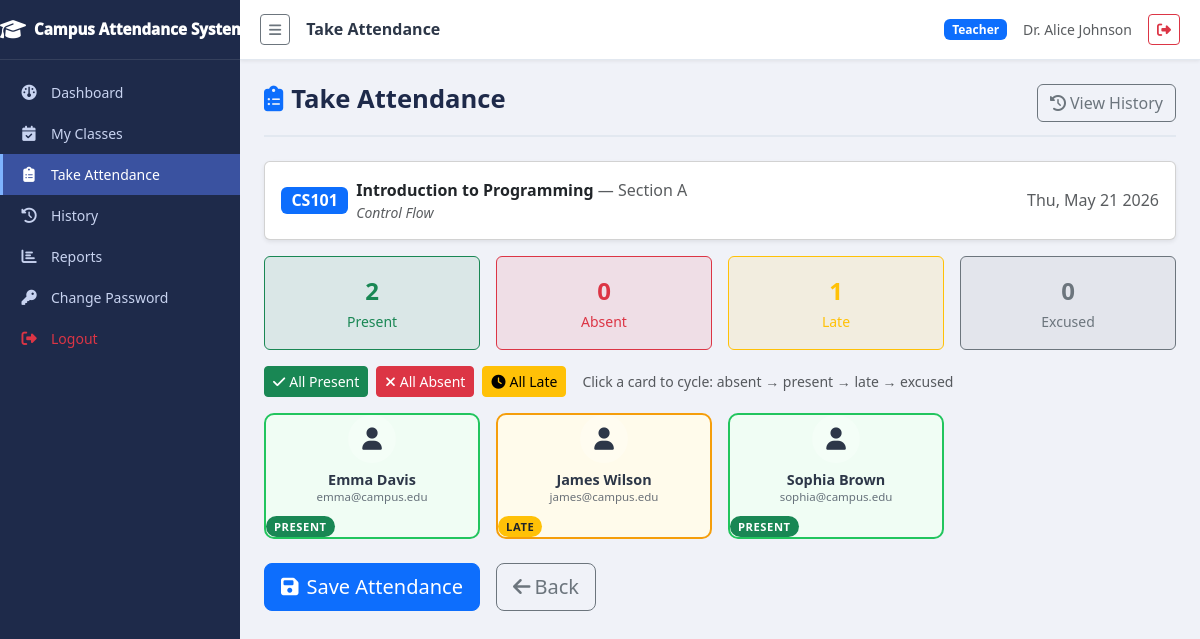
Screenshot of /teacher/take-attendance.php?session_id=2 (signed in) with the database file from the repository.
### tables this page shows
CREATE TABLE settings (
  setting_key   varchar(60) NOT NULL,
  setting_value text        DEFAULT NULL,
  PRIMARY KEY (setting_key)
);

CREATE TABLE sessions (
  id           int          NOT NULL AUTO_INCREMENT,
  class_id     int          NOT NULL,
  teacher_id   int          NOT NULL,
  session_date date         NOT NULL,
  topic        varchar(150) DEFAULT NULL,
  created_at   datetime     NOT NULL DEFAULT CURRENT_TIMESTAMP,
  PRIMARY KEY (id),
  KEY fk_session_class   (class_id),
  KEY fk_session_teacher (teacher_id),
  CONSTRAINT fk_session_class   FOREIGN KEY (class_id)   REFERENCES classes(id),
  CONSTRAINT fk_session_teacher FOREIGN KEY (teacher_id) REFERENCES users(id)
);

CREATE TABLE courses (
  id         int           NOT NULL AUTO_INCREMENT,
  code       varchar(20)   NOT NULL,
  name       varchar(100)  NOT NULL,
  dept_id    int           NOT NULL,
  credits    int           NOT NULL DEFAULT 3,
  created_at datetime      NOT NULL DEFAULT CURRENT_TIMESTAMP,
  PRIMARY KEY (id),
  UNIQUE KEY uq_course_code (code),
  KEY fk_course_dept (dept_id),
  CONSTRAINT fk_course_dept FOREIGN KEY (dept_id) REFERENCES departments(id)
);

CREATE TABLE classes (
  id            int           NOT NULL AUTO_INCREMENT,
  course_id     int           NOT NULL,
  teacher_id    int           NOT NULL,
  section       varchar(10)   NOT NULL,
  academic_year varchar(9)    NOT NULL,
  semester      tinyint       NOT NULL,
  schedule      varchar(100)  DEFAULT NULL,
  created_at    datetime      NOT NULL DEFAULT CURRENT_TIMESTAMP,
  PRIMARY KEY (id),
  KEY fk_class_course  (course_id),
  KEY fk_class_teacher (teacher_id),
  CONSTRAINT fk_class_course  FOREIGN KEY (course_id)  REFERENCES courses(id),
  CONSTRAINT fk_class_teacher FOREIGN KEY (teacher_id) REFERENCES users(id)
);

CREATE TABLE users (
  id         int           NOT NULL AUTO_INCREMENT,
  name       varchar(100)  NOT NULL,
  email      varchar(100)  NOT NULL,
  phone      varchar(20)   DEFAULT NULL,
  password   varchar(255)  NOT NULL,
  role       enum('admin','teacher','student') NOT NULL DEFAULT 'student',
  dept_id    int           DEFAULT NULL,
  avatar     varchar(255)  DEFAULT NULL,
  is_active  tinyint       NOT NULL DEFAULT 1,
  created_at datetime      NOT NULL DEFAULT CURRENT_TIMESTAMP,
  PRIMARY KEY (id),
  UNIQUE KEY uq_email (email),
  KEY fk_user_dept (dept_id),
  CONSTRAINT fk_user_dept FOREIGN KEY (dept_id) REFERENCES departments(id)
    ON DELETE SET NULL
);

### includes/auth.php (called while the page is built, shortened)
<?php
function current_user(): ?array {
  return $_SESSION['user'] ?? null;
}

### includes/functions.php (called while the page is built, shortened)
<?php
function get_setting(string $key, mixed $default = ''): mixed {
  $pdo  = get_db();
  $stmt = $pdo->prepare('SELECT setting_value FROM settings WHERE setting_key = :k');
  $stmt->execute([':k' => $key]);
  $row  = $stmt->fetch(PDO::FETCH_ASSOC);
  return ($row !== false) ? $row['setting_value'] : $default;
}

### teacher/take-attendance.php (the view, shortened to what this page needs)
<?php
require_once __DIR__ . '/../includes/auth.php';
require_once __DIR__ . '/../includes/functions.php';
$pdo       = get_db();
$user      = current_user();
$tid       = (int)$user['id'];
$pageTitle = 'Take Attendance';
$sessionId   = (int)(filter_input(INPUT_GET, 'session_id', FILTER_VALIDATE_INT) ?? 0);
$selectedClassId = (int)(filter_input(INPUT_GET, 'class_id',  FILTER_VALIDATE_INT) ?? 0);
$sessionRow  = null;
$students    = [];
if ($sessionId > 0) {
  $sStmt = $pdo->prepare(
    "SELECT s.*, c.name AS course_name, c.code AS course_code,
            cl.section, cl.id AS class_id
     FROM sessions s
     JOIN classes cl ON cl.id = s.class_id
     JOIN courses c ON c.id = cl.course_id
     WHERE s.id = :sid AND s.teacher_id = :tid"
  );
  $sStmt->execute([':sid' => $sessionId, ':tid' => $tid]);
  $sessionRow = $sStmt->fetch(PDO::FETCH_ASSOC);
  if ($sessionRow) {
    $stuStmt = $pdo->prepare(
      "SELECT u.id, u.name, u.email,
              COALESCE(a.status, 'absent') AS current_status
       FROM enrollments en
       JOIN users u ON u.id = en.student_id
       LEFT JOIN attendance a ON a.session_id = :sid AND a.student_id = u.id
       WHERE en.class_id = :cid
       ORDER BY u.name"
    );
    $stuStmt->execute([':sid' => $sessionId, ':cid' => $sessionRow['class_id']]);
    $students = $stuStmt->fetchAll(PDO::FETCH_ASSOC);
  }
}
$myClasses = get_teacher_classes($tid);
require_once __DIR__ . '/../includes/header.php';
?>
<div class="page-header d-flex justify-content-between align-items-center">
  <h1><i class="fa fa-clipboard-list me-2 text-primary"></i>Take Attendance</h1>
  <a href="history.php" class="btn btn-outline-secondary">
    <i class="fa fa-history me-1"></i>View History
  </a>
</div>
<?php if (!$sessionRow): ?>
<div class="card shadow-sm mb-4">
  <div class="card-header fw-semibold"><i class="fa fa-circle-1 me-2 text-primary"></i>Step 1 — Select Class &amp; Date</div>
  <div class="card-body">
    <form method="POST" novalidate id="sessionForm">
      <?php csrf_field(); ?>
      <input type="hidden" name="create_session" value="1">
      <div class="row g-3">
        <div class="col-md-5">
          <label class="form-label fw-semibold">Class <span class="text-danger">*</span></label>
          <select name="class_id" class="form-select" required id="classSelect">
            <option value="">-- Choose a class --</option>
            <?php foreach ($myClasses as $cl): ?>
              <option value="<?= $cl['id'] ?>" <?= ($selectedClassId === (int)$cl['id']) ? 'selected' : '' ?>>
                <?= htmlspecialchars($cl['course_code'] . ' – ' . $cl['course_name'] . ' (Sec ' . $cl['section'] . ')', ENT_QUOTES, 'UTF-8') ?>
                &nbsp;[<?= (int)$cl['student_count'] ?> students]
              </option>
            <?php endforeach; ?>
          </select>
          <div class="invalid-feedback">Please select a class.</div>
        </div>
        <div class="col-md-3">
          <label class="form-label fw-semibold">Session Date <span class="text-danger">*</span></label>
          <input type="date" name="session_date" class="form-control" required
                 value="<?= date('Y-m-d') ?>" max="<?= date('Y-m-d') ?>">
          <div class="invalid-feedback">Date is required.</div>
        </div>
        <div class="col-md-4">
          <label class="form-label fw-semibold">Topic / Notes</label>
          <input type="text" name="topic" class="form-control" maxlength="150" placeholder="Optional…">
        </div>
        <div class="col-12">
          <button type="submit" class="btn btn-primary">
            <i class="fa fa-arrow-right me-1"></i>Continue to Marking
          </button>
        </div>
      </div>
    </form>
  </div>
</div>
<?php else: ?>
<div class="card shadow-sm mb-3">
  <div class="card-body py-3">
    <div class="row g-2 align-items-center">
      <div class="col-auto"><span class="badge bg-primary fs-6"><?= htmlspecialchars($sessionRow['course_code'], ENT_QUOTES, 'UTF-8') ?></span></div>
      <div class="col">
        <strong><?= htmlspecialchars($sessionRow['course_name'], ENT_QUOTES, 'UTF-8') ?></strong>
        <span class="text-muted"> &mdash; Section <?= htmlspecialchars($sessionRow['section'], ENT_QUOTES, 'UTF-8') ?></span>
        <?php if ($sessionRow['topic']): ?>
          <em class="text-muted d-block small"><?= htmlspecialchars($sessionRow['topic'], ENT_QUOTES, 'UTF-8') ?></em>
        <?php endif; ?>
      </div>
      <div class="col-auto text-muted"><?= htmlspecialchars(date('D, M j Y', strtotime($sessionRow['session_date'])), ENT_QUOTES, 'UTF-8') ?></div>
    </div>
  </div>
</div>
<div class="row g-3 mb-3">
  <div class="col-6 col-md-3">
    <div class="text-center p-3 rounded bg-success bg-opacity-10 border border-success">
      <div class="fs-4 fw-bold text-success" id="countPresent">0</div>
      <small class="text-success">Present</small>
    </div>
  </div>
  <div class="col-6 col-md-3">
    <div class="text-center p-3 rounded bg-danger bg-opacity-10 border border-danger">
      <div class="fs-4 fw-bold text-danger" id="countAbsent">0</div>
      <small class="text-danger">Absent</small>
    </div>
  </div>
  <div class="col-6 col-md-3">
    <div class="text-center p-3 rounded bg-warning bg-opacity-10 border border-warning">
      <div class="fs-4 fw-bold text-warning" id="countLate">0</div>
      <small class="text-warning">Late</small>
    </div>
  </div>
  <div class="col-6 col-md-3">
    <div class="text-center p-3 rounded bg-secondary bg-opacity-10 border border-secondary">
      <div class="fs-4 fw-bold text-secondary" id="countExcused">0</div>
      <small class="text-secondary">Excused</small>
    </div>
  </div>
</div>
<div class="d-flex flex-wrap gap-2 mb-3">
  <button class="btn btn-sm btn-success" onclick="markAll('present')"><i class="fa fa-check me-1"></i>All Present</button>
  <button class="btn btn-sm btn-danger"  onclick="markAll('absent')"><i class="fa fa-times me-1"></i>All Absent</button>
  <button class="btn btn-sm btn-warning" onclick="markAll('late')"><i class="fa fa-clock me-1"></i>All Late</button>
  <span class="text-muted small d-flex align-items-center ms-2">Click a card to cycle: absent → present → late → excused</span>
</div>
<?php if (empty($students)): ?>
  <div class="alert alert-warning">No students enrolled in this class yet.</div>
<?php else: ?>
  <div class="row g-3" id="studentGrid">
    <?php foreach ($students as $st): ?>
    <div class="col-6 col-md-4 col-lg-3">
      <div class="student-card" data-student-id="<?= $st['id'] ?>" data-current-status="<?= htmlspecialchars($st['current_status'], ENT_QUOTES, 'UTF-8') ?>"
           onclick="cycleStatus(this)" style="cursor:pointer">
        <div class="student-card-avatar">
          <i class="fa fa-user"></i>
        </div>
        <div class="student-card-name"><?= htmlspecialchars($st['name'], ENT_QUOTES, 'UTF-8') ?></div>
        <div class="student-card-email text-truncate"><?= htmlspecialchars($st['email'], ENT_QUOTES, 'UTF-8') ?></div>
        <div class="mt-2">
          <span class="status-badge badge"><?= htmlspecialchars(ucfirst($st['current_status']), ENT_QUOTES, 'UTF-8') ?></span>
        </div>
      </div>
    </div>
    <?php endforeach; ?>
  </div>
  <div class="mt-4 d-flex gap-3">
    <button id="submitAttendanceBtn" class="btn btn-primary btn-lg"
            onclick="submitAttendance('../api/mark_attendance.php')">
      <i class="fa fa-save me-2"></i>Save Attendance
    </button>
    <a href="take-attendance.php" class="btn btn-outline-secondary btn-lg">
      <i class="fa fa-arrow-left me-1"></i>Back
    </a>
  </div>
<?php endif; ?>
<?php endif; ?>
<?php require_once __DIR__ . '/../includes/footer.php'; ?>

### includes/header.php (shortened to what this page needs)
<?php
$pageTitle = $pageTitle ?? 'Campus Attendance System';
require_once __DIR__ . '/auth.php';
require_once __DIR__ . '/functions.php';
$user       = current_user();
$schoolName = get_setting('school_name', 'Campus Attendance System');
$scriptPath = str_replace('\\', '/', $_SERVER['SCRIPT_FILENAME']);
$basePath   = str_replace('\\', '/', realpath(__DIR__ . '/..') . '/');
$depth      = substr_count(str_replace($basePath, '', $scriptPath), '/');
$base       = str_repeat('../', $depth);
$navItems = [];
if ($user) {
  switch ($user['role']) {
    case 'teacher':
      $navItems = [
        ['icon'=>'fa-gauge',        'label'=>'Dashboard',      'href'=>$base.'teacher/index.php'],
        ['icon'=>'fa-calendar-check','label'=>'My Classes',    'href'=>$base.'teacher/my-classes.php'],
        ['icon'=>'fa-clipboard-list','label'=>'Take Attendance','href'=>$base.'teacher/take-attendance.php'],
        ['icon'=>'fa-history',      'label'=>'History',        'href'=>$base.'teacher/history.php'],
        ['icon'=>'fa-chart-bar',    'label'=>'Reports',        'href'=>$base.'teacher/reports.php'],
      ];
      break;
  }
  $navItems[] = ['icon'=>'fa-key', 'label'=>'Change Password', 'href'=>$base.'auth/change_password.php'];
  $navItems[] = ['icon'=>'fa-sign-out-alt', 'label'=>'Logout',  'href'=>$base.'auth/logout.php', 'class'=>'text-danger'];
}
$currentScript = basename($_SERVER['PHP_SELF']);
?>
<!DOCTYPE html>
<html lang="en">
<head>
  <link rel="stylesheet" href="https://cdnjs.cloudflare.com/ajax/libs/bootstrap/5.3.2/css/bootstrap.min.css">
  <link rel="stylesheet" href="https://cdnjs.cloudflare.com/ajax/libs/font-awesome/6.5.0/css/all.min.css">
  <link rel="stylesheet" href="<?= $base ?>assets/css/style.css">
</head>
<body>
<?php if ($user): ?>
<div class="sidebar" id="sidebar">
  <div class="sidebar-brand">
    <i class="fa fa-graduation-cap me-2"></i>
    <span class="brand-text"><?= htmlspecialchars($schoolName, ENT_QUOTES, 'UTF-8') ?></span>
  </div>
  <nav class="sidebar-nav">
    <?php foreach ($navItems as $item): ?>
      <?php
        $isActive  = (basename($item['href']) === $currentScript) ? 'active' : '';
        $extraClass = $item['class'] ?? '';
      ?>
      <a href="<?= htmlspecialchars($item['href'], ENT_QUOTES, 'UTF-8') ?>"
         class="sidebar-link <?= $isActive ?> <?= $extraClass ?>">
        <i class="fa-solid <?= htmlspecialchars($item['icon'], ENT_QUOTES, 'UTF-8') ?> sidebar-icon"></i>
        <span class="sidebar-label"><?= htmlspecialchars($item['label'], ENT_QUOTES, 'UTF-8') ?></span>
      </a>
    <?php endforeach; ?>
  </nav>
</div>
<div class="main-wrapper" id="mainWrapper">
  <header class="top-bar">
    <button class="btn btn-sm btn-outline-secondary me-3" id="sidebarToggle" title="Toggle Sidebar">
      <i class="fa fa-bars"></i>
    </button>
    <h6 class="top-bar-title mb-0"><?= htmlspecialchars($pageTitle, ENT_QUOTES, 'UTF-8') ?></h6>
    <div class="ms-auto d-flex align-items-center gap-3">
      <span class="badge bg-primary text-capitalize"><?= htmlspecialchars($user['role'], ENT_QUOTES, 'UTF-8') ?></span>
      <span class="d-none d-sm-inline text-muted small"><?= htmlspecialchars($user['name'], ENT_QUOTES, 'UTF-8') ?></span>
      <a href="<?= $base ?>auth/logout.php" class="btn btn-sm btn-outline-danger" title="Logout">
        <i class="fa fa-sign-out-alt"></i>
      </a>
    </div>
  </header>
  <div class="toast-container position-fixed top-0 end-0 p-3" id="toastContainer" style="z-index:9999"></div>
  <main class="content-area">
<?php else: ?>
<div id="toastContainer" class="toast-container position-fixed top-0 end-0 p-3" style="z-index:9999"></div>
<?php endif; ?>

### rows the page displays
settings: setting_value "Campus Attendance…"
sessions: courses.code "CS101", courses.name "Introduction to Programming", class.section "A", topic "Control Flow", session_date "Thu, May 21 2026"
users: name "Emma Davis", email "emma@campus.edu"
users: name "James Wilson", email "james@campus.edu"
users: name "Sophia Brown", email "sophia@campus.edu"

### other values shown
$item['label'] "Dashboard"
$item['label'] "My Classes"
$item['label'] "Take Attendance"
$item['label'] "History"
$item['label'] "Reports"
$item['label'] "Change Password"
$item['label'] "Logout"
$pageTitle "Take Attendance"
$user['role'] "Teacher"
$user['name'] "Dr. Alice Johnson"
